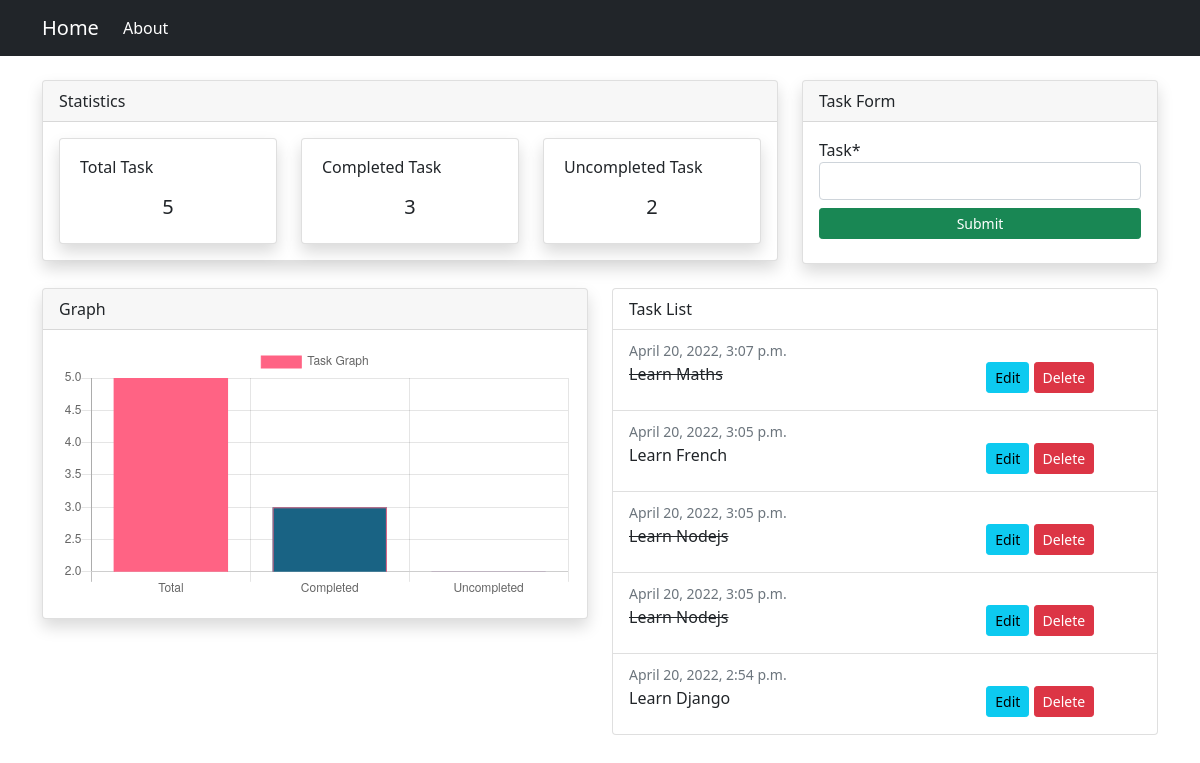
The page / on the database its author committed.
### taskapp/models.py (models this page shows, shortened)
class TaskModel (models.Model):
    task = models.CharField(max_length=100)
    isComplete = models.BooleanField(default=False)
    date = models.DateTimeField(auto_now_add=True)

### taskapp/views.py (the view)
# urls.py: path('',views.index, name='taskapp-index'),
def index(request):
    if request.method == 'POST':
        form = TaskModelForm(request.POST)
        if form.is_valid():
            form.save()
            return redirect('/')
    else:
        form = TaskModelForm()
    data = TaskModel.objects.all().order_by('-date')
    total_data = data.count()
    complete_task = TaskModel.objects.filter(isComplete=True).count()
    uncompleted_task = total_data - complete_task
    context = {
        'data': data,
        'form': form,
        'total_data': total_data,
        'complete_task': complete_task,
        'uncompleted_task': uncompleted_task
    }
    return render(request, 'taskapp/index.html', context)

### taskapp/forms.py
class TaskModelForm(forms.ModelForm):
    class Meta:
        model = TaskModel
        fields = ['task',]

### templates/taskapp/index.html (shortened to what this page needs)
{% extends 'partials/base.html' %}
{% load crispy_forms_tags %}
{% block content %}
<div class="container">
    <div class="row my-4">
        <div class="col-md-8">
            <div class="card shadow">
                <div class="card-header">Statistics</div>
                <div class="card-body">
                    <div class="row">
                        <div class="col-md-4">
                            <div class="card shadow my-card">
                                <div class="card-body">
                                    <p>
                                        <span class="mx-1">Total Task</span>
                                    </p>
                                    <h5 class="text-center">{{ total_data }}</h5>
                                </div>
                            </div>
                        </div>
                        <div class="col-md-4">
                            <div class="card shadow my-card">
                                <div class="card-body">
                                    <p>
                                        <span class="mx-1">Completed Task</span>
                                    </p>
                                    <h5 class="text-center">{{ complete_task }}</h5>
                                </div>
                            </div>
                        </div>
                        <div class="col-md-4">
                            <div class="card shadow my-card">
                                <div class="card-body">
                                    <p>
                                        <span class="mx-1">Uncompleted Task</span>
                                    </p>
                                    <h5 class="text-center">{{ uncompleted_task}}</h5>
                                </div>
                            </div>
                        </div>
                    </div>
                </div>
            </div>
        </div>
        <div class="col-md-4">
            <div class="card shadow">
                <div class="card-header">Task Form</div>
                <div class="card-body">
                    <form class="d-grid" method="POST">
                        {{ form |crispy }}
                        <input class="btn btn-success btn-sm my-2" type="submit" value="Submit">
                    </form>
                </div>
            </div>
        </div>
    </div>
    <div class="row my-4">
    <div class="col-md-6">
        <div class="card shadow">
            <div class="card-header">Graph</div>
            <div class="card-body">
                <div>
                    <canvas id="myChart" width="100" height="50" style="display: block; box-sizing: border-box; height: 50px; width: 100px;"></canvas>
                </div>
            </div>
        </div>
    </div>
    <div class="col-md-6">
        <div class="list-group">
            <div class="list-group-item">Task List</div>
            {% for task in data %}
            <div class="list-group-item">
                <small class="text-muted">{{ task.date }}</small>
                <div class="row">
                    <div class="col-md-8">
                        {% if task.isComplete %}
                        <del><p>{{ task.task }}</p></del>
                        {% else %}
                        <p>{{ task.task }}</p>
                        {% endif %}
                    </div>
                    <div class="col-md-4">
                        <div>
                            <a class="btn btn-info btn-sm" href="{% url 'taskapp-edit' task.id %}">Edit</a>
                            <a class="btn btn-danger btn-sm" href="{% url 'taskapp-delete' task.id %}">Delete</a>
                        </div>
                    </div>
                </div>
            </div>
            {% endfor %}
        </div>
    </div>
    </div>
</div>
{% include 'partials/graph.html' %}
{% endblock %}

### templates/partials/base.html (shortened to what this page needs)
<!doctype html>
<html lang="en">
  <head>
    <link href="https://cdn.jsdelivr.net/npm/bootstrap@5.1.3/dist/css/bootstrap.min.css" rel="stylesheet">
  </head>
  <body>
      {% include 'partials/nav.html' %}
      {% block content %}
      {% endblock %}
  </body>
</html>

### templates/partials/nav.html (shortened to what this page needs)
<nav class="navbar navbar-expand-lg navbar-dark bg-dark">
    <div class="container">
        <a class="navbar-brand" href="{% url 'taskapp-index' %}">Home</a>
        <div class="collapse navbar-collapse" id="navbarSupportedContent">
            <ul class="navbar-nav me-auto mb-2 mb-lg-0">
                <li class="nav-item">
                    <a class="nav-link active" aria-current="page" href="{% url 'taskapp-about' %}">About</a>
                </li>
            </ul>
        </div>
    </div>
</nav>

### templates/partials/graph.html (shortened to what this page needs)
    <script>
        const myChart = new Chart(document.getElementById("myChart"), config);
    </script>

### templates/partials/styles.html (style rules this page uses)
.my-card { transition: all 400ms ease; }

### rows shown on the page
TaskModel: date "April 20, 2022, 3:07 p.m.", task "Learn Maths"
TaskModel: date "April 20, 2022, 3:05 p.m.", task "Learn French"
TaskModel: date "April 20, 2022, 3:05 p.m.", task "Learn Nodejs"
TaskModel: date "April 20, 2022, 3:05 p.m.", task "Learn Nodejs"
TaskModel: date "April 20, 2022, 2:54 p.m.", task "Learn Django"

### other values the page prints
{{ total_data }} "5"
{{ complete_task }} "3"
{{ uncompleted_task }} "2"
